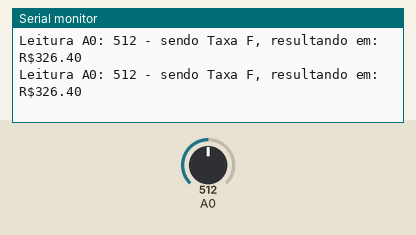
A sketch run on a simulated Arduino Uno, built with avr-gcc and run on an emulated ATmega328P. Parts: the last lines printed to the serial monitor. The test bench sets the inputs (shaded band); at power-on: A0 = 512.

Above: at 1.2 s.
1.3 s: A0 set to 490
At 1.43 s:
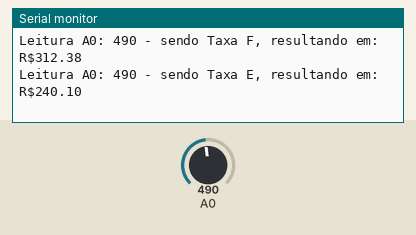
3.3 s: A0 set to 390
At 3.39 s:
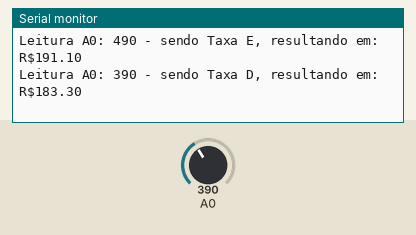
5.2 s: A0 set to 290
At 5.28 s:
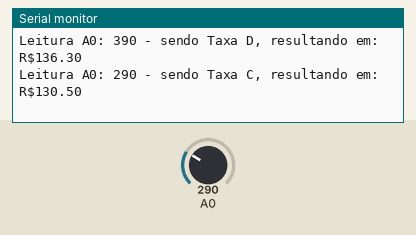
7.1 s: A0 set to 190
At 7.18 s:
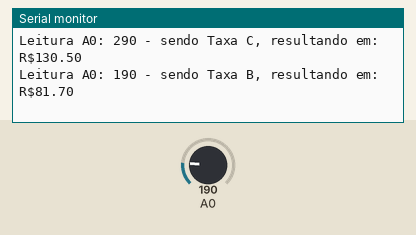
9.0 s: A0 set to 90
At 9.1 s:
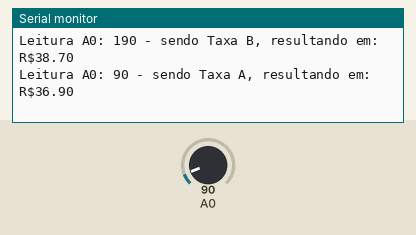
10.9 s: A0 set to 110
At 10.93 s:
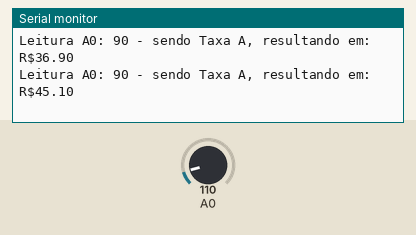
Timing chart, 0 to 13.9 s (numbered marks = the images above; inputs shaded):
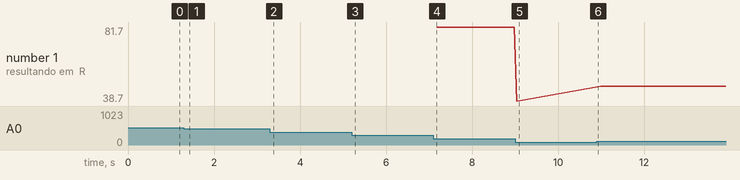

The sketch:

exemplo1.ino
```cpp
/* Mude a entrada para A1
 * Aumente 1 no divisor
 * comece o multiplicador em 3.5
 * comece as faixas de comparação em 90 variando de 110 em 110
*/

void setup() {
  Serial.begin(9600);
}

void loop() {
  if (analogRead(A0) < 100)
  {
    Serial.print("Leitura A0: ");
    Serial.print(analogRead(A0));
    Serial.print(" - sendo Taxa A, resultando em: R$");
    Serial.println(analogRead(A0) * 4.1 / 10);
  }
  else if (analogRead(A0) >= 100 and analogRead(A0) < 200)
  {
    Serial.print("Leitura A0: ");
    Serial.print(analogRead(A0));
    Serial.print(" - sendo Taxa B, resultando em: R$");
    Serial.println(analogRead(A0) * 4.3 / 10);
  }
  else if (analogRead(A0) >= 200 and analogRead(A0) < 300)
  {
    Serial.print("Leitura A0: ");
    Serial.print(analogRead(A0));
    Serial.print(" - sendo Taxa C, resultando em: R$");
    Serial.println(analogRead(A0) * 4.5 / 10);
  }
    else if (analogRead(A0) >= 300 and analogRead(A0) < 400)
  {
    Serial.print("Leitura A0: ");
    Serial.print(analogRead(A0));
    Serial.print(" - sendo Taxa D, resultando em: R$");
    Serial.println(analogRead(A0) * 4.7 / 10);
  }
    else if (analogRead(A0) >= 400 and analogRead(A0) < 500)
  {
    Serial.print("Leitura A0: ");
    Serial.print(analogRead(A0));
    Serial.print(" - sendo Taxa E, resultando em: R$");
    Serial.println(analogRead(A0) * 4.9 / 10);
  }
    else
  {
    Serial.print("Leitura A0: ");
    Serial.print(analogRead(A0));
    Serial.print(" - sendo Taxa F, resultando em: R$");
    Serial.println(analogRead(A0) * 5.1 / 8);
  }
}


/* Mude a entrada para A2
 * Aumente 2 no divisor
 * comece o multiplicador em 3.3
 * comece as faixas de comparação em 80 variando de 100 em 100
*/
```

Measured:
- after the input at 1.3 s, the serial monitor: prints a new line after 0.06 s (image 1)
- after the input at 3.3 s, the serial monitor: prints a new line at once (image 2)
- after the input at 5.2 s, the serial monitor: prints a new line at once (image 3)
- after the input at 7.1 s, the serial monitor: prints a new line after 0.07 s (image 4)
- after the input at 9.0 s, the serial monitor: prints a new line at once (image 5)
- after the input at 10.9 s, the serial monitor: prints a new line at once (image 6)
- plotted number 1: 81.7 → 38.7 after the input at 9.0 s, 38.7 → 47.3 after the input at 10.9 s
